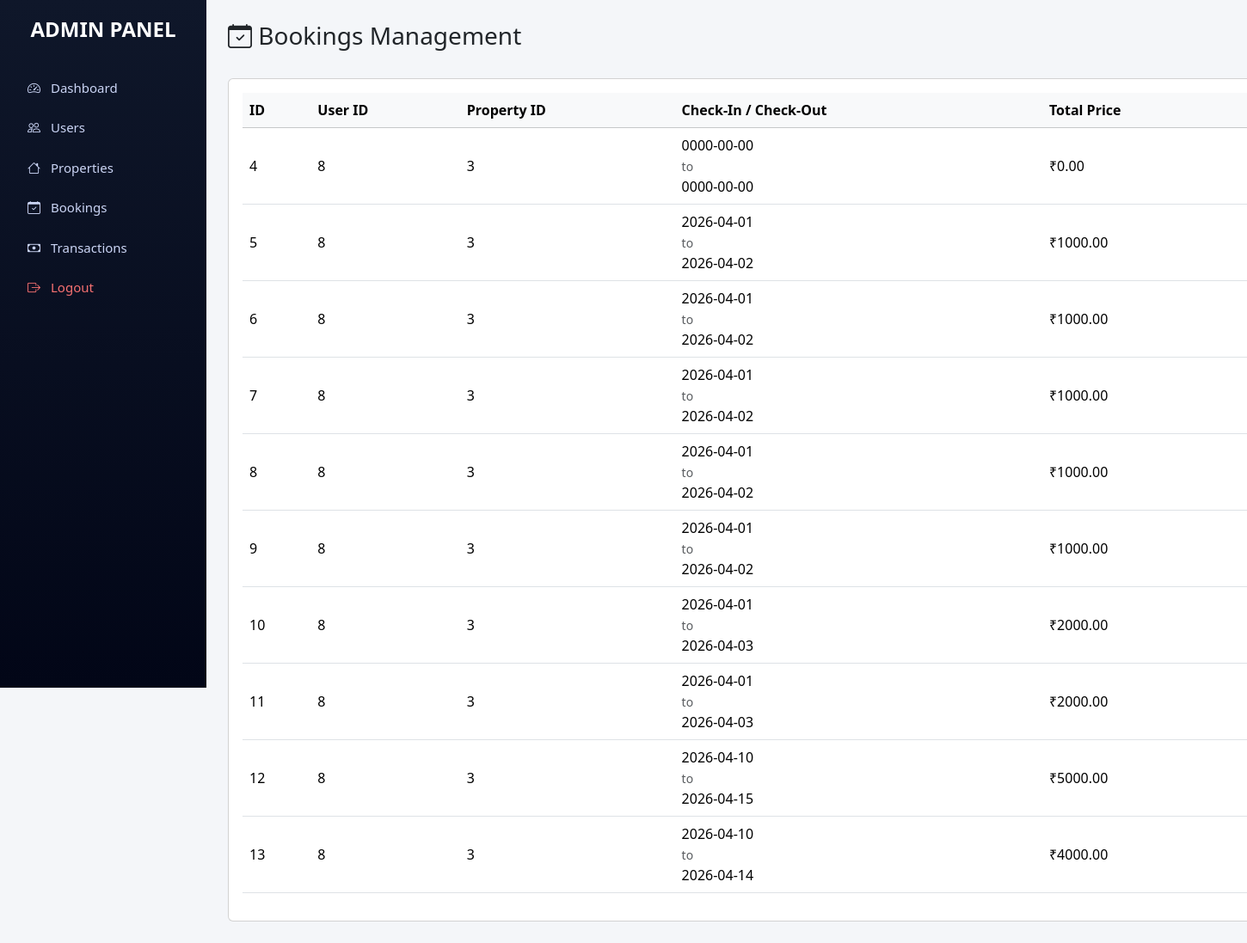
/admin/manage_bookings.php (signed in), run on the app's committed database.
### tables this page shows
CREATE TABLE `bookings` (
  `id` int(11) NOT NULL,
  `user_id` int(11) NOT NULL,
  `property_id` int(11) NOT NULL,
  `check_in` date NOT NULL,
  `check_out` date NOT NULL,
  `total_price` decimal(10,2) NOT NULL,
  `status` enum('pending','approved','rejected','completed') DEFAULT 'pending',
  `created_at` timestamp NOT NULL DEFAULT current_timestamp()
);

### admin/manage_bookings.php (the view, shortened to what this page needs)
<?php
include "../include/db.php";
$result = $conn->query("
    SELECT id, user_id, property_id, check_in, check_out, total_price, status
    FROM bookings
");
?>
<!DOCTYPE html>
<html lang="en">
<head>
<link href="https://cdn.jsdelivr.net/npm/bootstrap@5.3.3/dist/css/bootstrap.min.css" rel="stylesheet">
<link href="https://cdn.jsdelivr.net/npm/bootstrap-icons@1.11.3/font/bootstrap-icons.css" rel="stylesheet">
</head>
<body>
<div class="container-fluid">
<div class="row">
<?php include "sidebar.php"; ?>
<div class="main-content">
    <div class="d-flex justify-content-between align-items-center mb-4">
        <h3><i class="bi bi-calendar-check"></i> Bookings Management</h3>
    </div>
    <div class="card">
        <div class="card-body">
            <table class="table table-hover align-middle">
                <thead class="table-light">
                    <tr>
                        <th>ID</th>
                        <th>User ID</th>
                        <th>Property ID</th>
                        <th>Check-In / Check-Out</th>
                        <th>Total Price</th>
                        <th>Status</th>
                    </tr>
                </thead>
                <tbody>
                <?php while($row = $result->fetch_assoc()) { ?>
                    <tr>
                        <td><?= $row['id'] ?></td>
                        <td><?= $row['user_id'] ?></td>
                        <td><?= $row['property_id'] ?></td>
                        <td>
                            <?= $row['check_in'] ?> <br>
                            <small class="text-muted">to</small> <br>
                            <?= $row['check_out'] ?>
                        </td>
                        <td>₹<?= $row['total_price'] ?></td>
                        <td>
                        </td>
                    </tr>
                <?php } ?>
                </tbody>
            </table>
        </div>
    </div>
</div>
</div>
</div>
</body>
</html>

### admin/sidebar.php
<?php
$current = basename($_SERVER['PHP_SELF']);
?>
<div class="sidebar">
    <h4 class="logo">ADMIN PANEL</h4>
    <a href="dashboard.php" class="<?= ($current=='dashboard.php')?'active':'' ?>">
        <i class="bi bi-speedometer2"></i>
        <span>Dashboard</span>
    </a>
    <a href="manage_users.php" class="<?= ($current=='manage_users.php')?'active':'' ?>">
        <i class="bi bi-people"></i>
        <span>Users</span>
    </a>
    <a href="manage_properties.php" class="<?= ($current=='manage_properties.php')?'active':'' ?>">
        <i class="bi bi-house"></i>
        <span>Properties</span>
    </a>
    <a href="manage_bookings.php" class="<?= ($current=='manage_bookings.php')?'active':'' ?>">
        <i class="bi bi-calendar-check"></i>
        <span>Bookings</span>
    </a>
    <a href="transactions.php" class="<?= ($current=='transactions.php')?'active':'' ?>">
        <i class="bi bi-cash"></i>
        <span>Transactions</span>
    </a>
    <a href="../logout.php" class="logout">
        <i class="bi bi-box-arrow-right"></i>
        <span>Logout</span>
    </a>
</div>

### admin/manage_bookings.php (style rules this page uses)
body { background:#f4f6f9; }
.sidebar { width:240px; height:100vh; position:fixed; left:0; top:0; background:linear-gradient(180deg,#0f172a,#020617); padding-top:20px; }
.sidebar .logo { color:white; text-align:center; margin-bottom:30px; font-weight:600; }
.sidebar a { display:flex; align-items:center; gap:12px; padding:12px 20px; color:#cbd5f5; text-decoration:none; font-size:15px; }
.sidebar .logout { color:#f87171; }
.main-content { margin-left:240px; padding:25px; }

### data on the page
bookings: id "4", user "8", property "3", check_in "0000-00-00", check_out "0000-00-00", total_price "0.00"
bookings: id "5", user "8", property "3", check_in "2026-04-01", check_out "2026-04-02", total_price "1000.00"
bookings: id "6", user "8", property "3", check_in "2026-04-01", check_out "2026-04-02", total_price "1000.00"
bookings: id "7", user "8", property "3", check_in "2026-04-01", check_out "2026-04-02", total_price "1000.00"
bookings: id "8", user "8", property "3", check_in "2026-04-01", check_out "2026-04-02", total_price "1000.00"
bookings: id "9", user "8", property "3", check_in "2026-04-01", check_out "2026-04-02", total_price "1000.00"
bookings: id "10", user "8", property "3", check_in "2026-04-01", check_out "2026-04-03", total_price "2000.00"
bookings: id "11", user "8", property "3", check_in "2026-04-01", check_out "2026-04-03", total_price "2000.00"
bookings: id "12", user "8", property "3", check_in "2026-04-10", check_out "2026-04-15", total_price "5000.00"
bookings: id "13", user "8", property "3", check_in "2026-04-10", check_out "2026-04-14", total_price "4000.00"
